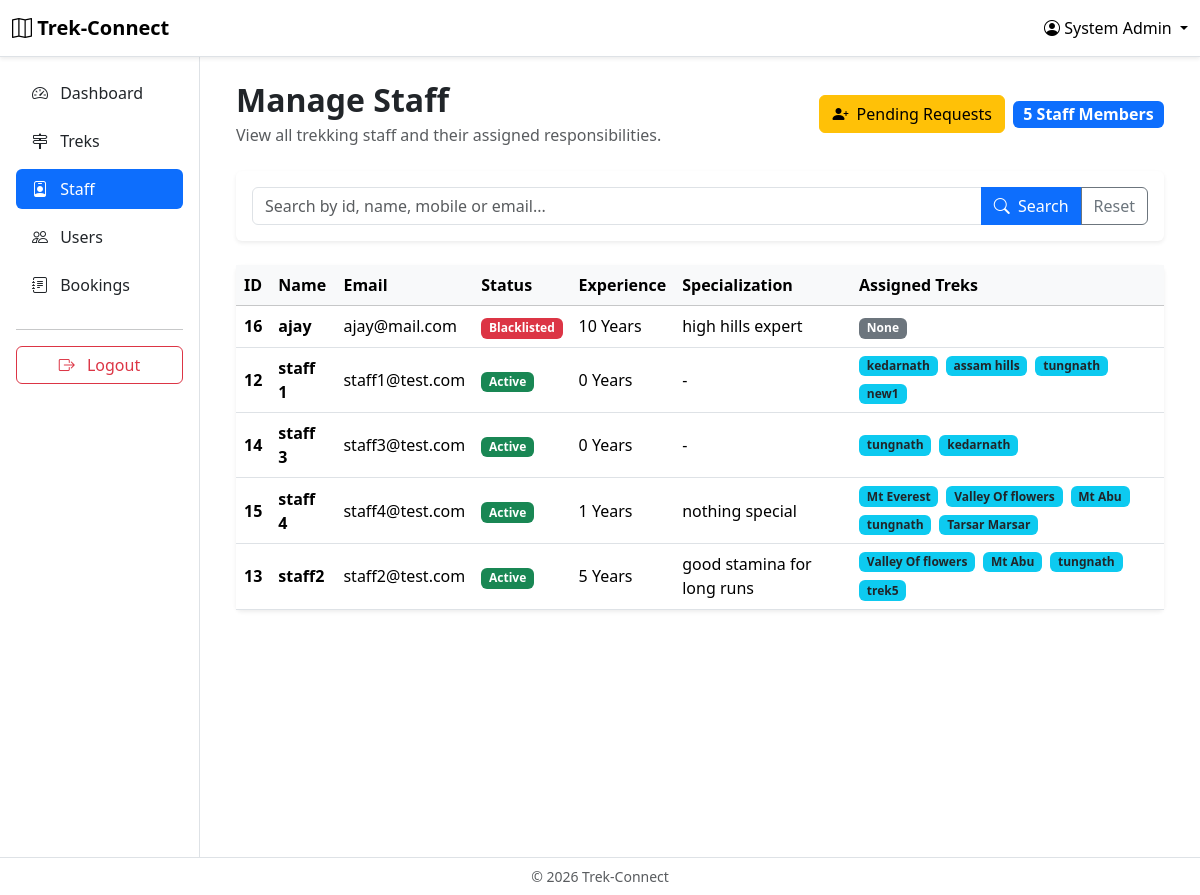
Screenshot of /admin/staff (signed in) with the database file from the repository.
### app/models.py (models this page shows)
class User(UserMixin, db.Model):
    __tablename__ = "users"
    id = db.Column(db.Integer, primary_key=True)
    name = db.Column(db.String(100), nullable=False)
    email = db.Column(db.String(100), unique=True, nullable=False)
    mobile_number = db.Column(db.String(15), unique=True, nullable=False)
    password_hash = db.Column(db.String(255), nullable=False)
    role = db.Column(db.String(20), nullable=False)
    is_blacklisted = db.Column(db.Boolean, default=False)
    created_at = db.Column(db.DateTime, default=datetime.now)
    bookings = db.relationship("Booking", backref="user", lazy=True)
    staff_profile = db.relationship("StaffProfile", backref="user", uselist=False)
    assigned_treks = db.relationship("Trek", secondary=trek_staff, back_populates="assigned_staff")

class StaffProfile(db.Model):
    __tablename__ = "staff_profiles"
    id = db.Column(db.Integer, primary_key=True)
    created_at = db.Column(db.DateTime, default=datetime.now)
    user_id = db.Column(db.Integer, db.ForeignKey("users.id"), nullable=False, unique=True)
    experience_years = db.Column(db.Integer, default=0)
    specialization = db.Column(db.String(100))
    approval_status = db.Column(db.String(20), default="Pending", nullable=False)
    profile_image = db.Column(db.String(255), nullable=True)

class Trek(db.Model):
    __tablename__ = "treks"
    id = db.Column(db.Integer, primary_key=True)
    name = db.Column(db.String(100), nullable=False, unique=True)
    location = db.Column(db.String(100), nullable=False)
    difficulty = db.Column(db.String(20), nullable=False)
    duration_days = db.Column(db.Integer, nullable=False)
    description = db.Column(db.Text)
    total_slots = db.Column(db.Integer, nullable=False)
    available_slots = db.Column(db.Integer, nullable=False)
    start_date = db.Column(db.Date, nullable=False)
    end_date = db.Column(db.Date, nullable=False)
    status = db.Column(db.String(20), nullable=False, default="Pending")
    assigned_staff = db.relationship("User", secondary=trek_staff, back_populates="assigned_treks")
    time_added = db.Column(db.DateTime, default=datetime.now)
    image_filename = db.Column(db.String(255), nullable=True)
    price = db.Column(db.Float, nullable=False)
    bookings = db.relationship("Booking", backref="trek", lazy=True)

### app/routes/admin.py (the view, shortened to what this page needs)
@admin.route("/staff")
@login_required
@allowed_roles("ADMIN")
def staff():
    search = request.args.get("search", "").strip()
    query = User.query.join(StaffProfile).filter(User.role=="STAFF", StaffProfile.approval_status == "Approved")
    staff_members = query.order_by(User.name).all()
    pending_requests = StaffProfile.query.filter_by(approval_status="Pending").count()
    return render_template("admin/staff.html", staff_members=staff_members, pending_requests=pending_requests)

### app/__init__.py (called while the page is built)
@login_manager.user_loader
def load_user(user_id):
    user = User.query.get(int(user_id))
    if user and user.is_blacklisted == True:
        return None
    return user

### app/templates/admin/staff.html (shortened to what this page needs)
{% extends "base_dashboard.html" %}
{% block sidebar %}
    {% include "components/admin_sidebar.html" %}
{% endblock %}
{% block dashboard_content %}
<div class="container-fluid">
    <div class="d-flex justify-content-between align-items-center mb-4">
        <div>
            <h2 class="fw-bold mb-1">
                Manage Staff
            </h2>
            <p class="text-muted mb-0">
                View all trekking staff and their assigned responsibilities.
            </p>
        </div>
        <div class="d-flex align-items-center gap-2">
            <a href="{{ url_for('admin.staff_requests') }}" class="btn btn-warning">
                <i class="bi bi-person-plus-fill me-1"></i>
                Pending Requests
            </a>
            <span class="badge bg-primary fs-6">
                {{ staff_members|length }} Staff Members
            </span>
        </div>
    </div>
    <div class="card shadow-sm border-0 mb-4">
        <div class="card-body">
            <form method="GET">
                <div class="input-group">
                    <input
                        type="text"
                        class="form-control"
                        name="search"
                        placeholder="Search by id, name, mobile or email..."
                        value="{{ request.args.get('search', '') }}">
                    <button class="btn btn-primary">
                        <i class="bi bi-search me-1"></i>
                        Search
                    </button>
                    <a href="{{ url_for('admin.staff') }}" class="btn btn-outline-secondary">
                        Reset
                    </a>
                </div>
            </form>
        </div>
    </div>
    <div class="card shadow-sm border-0">
        <div class="card-body p-0">
            <div class="table-responsive">
                <table class="table table-hover align-middle mb-0">
                    <thead class="table-light">
                        <tr>
                            <th>ID</th>
                            <th>Name</th>
                            <th>Email</th>
                            <th>Status</th>
                            <th>Experience</th>
                            <th>Specialization</th>
                            <th>Assigned Treks</th>
                        </tr>
                    </thead>
                    <tbody>
                    {% for staff in staff_members %}
                        <tr>
                            <td class="fw-semibold">
                                {{ staff.id }}
                            </td>
                            <td class="fw-semibold">
                                {{ staff.name }}
                            </td>
                            <td>
                                {{ staff.email }}
                            </td>
                            <td>
                                    {% if staff.is_blacklisted %}
                                        <span class="badge bg-danger">
                                            Blacklisted
                                        </span>
                                    {% else %}
                                        <span class="badge bg-success">
                                            Active
                                        </span>
                                    {% endif %}
                            </td>
                            <td>
                                {% if staff.staff_profile %}
                                    {{ staff.staff_profile.experience_years }} Years
                                {% else %}
                                    -
                                {% endif %}
                            </td>
                            <td>
                                {% if staff.staff_profile and staff.staff_profile.specialization %}
                                    {{ staff.staff_profile.specialization }}
                                {% else %}
                                    -
                                {% endif %}
                            </td>
                            <td>
                                {% if staff.assigned_treks %}
                                    <div class="d-flex flex-wrap gap-2">
                                        {% for trek in staff.assigned_treks %}
                                            <a href="{{ url_for('admin.trek_details', trek_id=trek.id) }}" class="badge bg-info text-dark text-decoration-none">
                                                {{ trek.name }}
                                            </a>
                                        {% endfor %}
                                    </div>
                                {% else %}
                                    <span class="badge bg-secondary">
                                        None
                                    </span>
                                {% endif %}
                            </td>
                        </tr>
                    {% endfor %}
                    </tbody>
                </table>
            </div>
        </div>
    </div>
</div>
{% endblock %}

### app/templates/base_dashboard.html (shortened to what this page needs)
{% extends "base.html" %}
{% block navbar %}
<nav class="navbar navbar-expand-lg bg-white border-bottom shadow-sm">
    <div class="container-fluid">
        <a class="navbar-brand fw-bold" href="{{ url_for('main.home') }}">
            <i class="bi bi-map"></i> Trek-Connect
        </a>
        <div class="dropdown">
            <a href="#" class="text-black text-decoration-none dropdown-toggle" role="button" data-bs-toggle="dropdown">
                <i class="bi bi-person-circle"></i>
                {{ current_user.name }}
            </a>
                    {% if current_user.role == "ADMIN" %}
                        {% set profile_url = url_for("admin.profile") %}
                    {% elif current_user.role == "STAFF" %}
                        {% set profile_url = url_for("staff.profile") %}
                    {% else %}
                        {% set profile_url = url_for("user.profile") %}
                    {% endif %}
        </div>
    </div>
</nav>
{% endblock %}
{% block content %}
<div class="container-fluid">
    <div class="row">
        <div class="col-md-2 col-lg-2 bg-white border-end min-vh-100 p-0">
            {% block sidebar %}
            {% endblock %}
        </div>
        <div class="col-md-10 col-lg-10 p-4">
            {% block dashboard_content %}
            {% endblock %}
        </div>
    </div>
</div>
{% endblock %}
{% block footer %}
<footer class="border-top bg-white py-2">
    <div class="container-fluid text-center text-muted small">
        &copy; 2026 Trek-Connect
    </div>
</footer>
{% endblock %}

### app/static/css/style.css (style rules this page uses)
html { scroll-behavior: smooth; }

### rows the page displays
User: name "System Admin"
User: id "16", name "ajay", email "ajay@mail.com", is_blacklisted "Blacklisted", staff_profile.experience_years "10", staff_profile.specialization "high hills expert", shows "None"
User: id "12", name "staff 1", email "staff1@test.com", is_blacklisted "Active", staff_profile.experience_years "0"
Trek: name "kedarnath"
Trek: name "assam hills"
Trek: name "tungnath"
Trek: name "new1"
User: id "14", name "staff 3", email "staff3@test.com", is_blacklisted "Active", staff_profile.experience_years "0"
User: id "15", name "staff 4", email "staff4@test.com", is_blacklisted "Active", staff_profile.experience_years "1", staff_profile.specialization "nothing special"
Trek: name "Mt Everest"
Trek: name "Valley Of flowers"
Trek: name "Mt Abu"
Trek: name "Tarsar Marsar"
User: id "13", name "staff2", email "staff2@test.com", is_blacklisted "Active", staff_profile.experience_years "5", staff_profile.specialization "good stamina for long runs"
Trek: name "trek5"

### other values shown
{{ staff_members|length }} "5"
